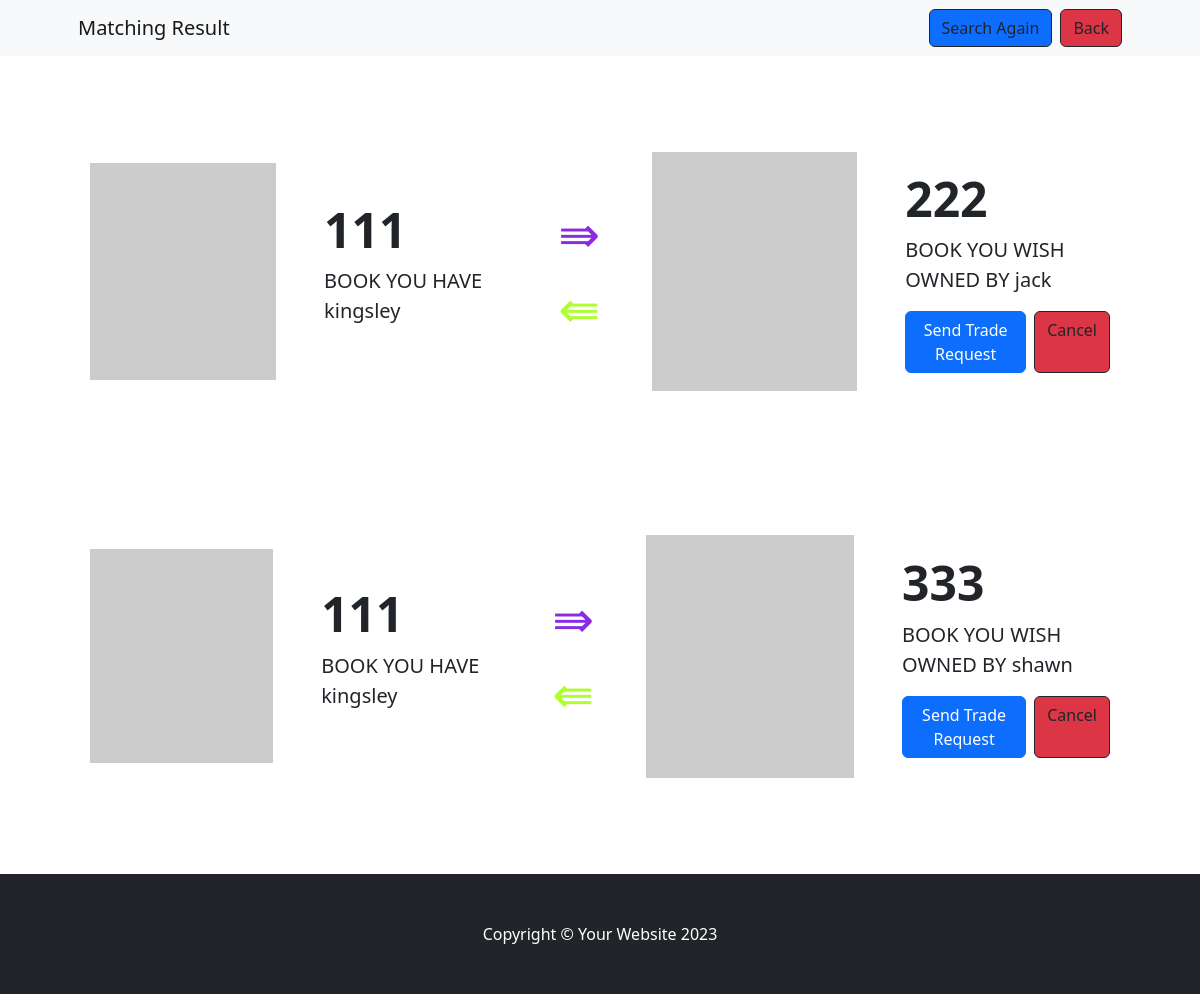
The page /search (signed in) on the database its author committed.
### main.py (models this page shows)
class OwnBook(db.Model):
    __tablename__ = "ownbooks"
    id = db.Column(db.Integer, primary_key=True)
    title = db.Column(db.String(250))
    author = db.Column(db.String(250))
    ISBN = db.Column(db.String(250))
    user_id = db.Column(db.Integer, db.ForeignKey('users.id'))
    status = db.Column(db.Integer, default=0)

class User(UserMixin, db.Model):
    __tablename__ = "users"
    id = db.Column(db.Integer, primary_key=True)
    email = db.Column(db.String(100), unique=True)
    password = db.Column(db.String(100))
    name = db.Column(db.String(100))
    wishbook = relationship('WishBook')
    ownhbook = relationship('OwnBook')
    sent_messages = db.relationship('Message', foreign_keys='Message.sender_id', backref='sender', lazy='dynamic')
    received_messages = db.relationship('Message', foreign_keys='Message.recipient_id', backref='recipient', lazy='dynamic')

class WishBook(db.Model):
    __tablename__ = "wishbooks"
    id = db.Column(db.Integer, primary_key=True)
    title = db.Column(db.String(250))
    author = db.Column(db.String(250))
    ISBN = db.Column(db.String(250))
    user_id = db.Column(db.Integer, db.ForeignKey('users.id'))
    status = db.Column(db.Integer, default=0)

### main.py (the view)
@app.route('/search')
def search():
    OwnBookAlias1 = aliased(OwnBook)
    WishBookAlias1 = aliased(WishBook)
    UserAlias1 = aliased(User)
    OwnBookAlias2 = aliased(OwnBook)
    WishBookAlias2 = aliased(WishBook)
    UserAlias2 = aliased(User)
    current_user_id = current_user.id
    matches = db.session.query(
        UserAlias1.id.label("owner1_id"),
        UserAlias1.name.label("owner1_name"),
        OwnBookAlias1.title.label("owned1_title"),
        WishBookAlias1.title.label("wish1_title"),
        UserAlias2.id.label("owner2_id"),
        UserAlias2.name.label("owner2_name"),
        OwnBookAlias2.title.label("owned2_title"),
        WishBookAlias2.title.label("wish2_title")
    )\
    .join(OwnBookAlias1, OwnBookAlias1.user_id == UserAlias1.id)\
    .join(WishBookAlias1, OwnBookAlias1.ISBN == WishBookAlias1.ISBN)\
    .join(OwnBookAlias2, OwnBookAlias2.user_id == UserAlias2.id)\
    .join(WishBookAlias2, OwnBookAlias2.ISBN == WishBookAlias2.ISBN)\
    .filter(OwnBookAlias1.user_id != WishBookAlias1.user_id)\
    .filter(OwnBookAlias2.user_id != WishBookAlias2.user_id)\
    .filter(OwnBookAlias1.user_id == WishBookAlias2.user_id)\
    .filter(OwnBookAlias2.user_id == WishBookAlias1.user_id)\
    .filter(UserAlias1.id == current_user_id)\
    .filter(UserAlias2.id != current_user_id)\
    .filter(OwnBookAlias1.status == 0)\
    .filter(WishBookAlias1.status == 0)\
    .filter(OwnBookAlias2.status == 0)\
    .filter(WishBookAlias2.status == 0)\
    .all()
    return render_template("search.html", matches=matches)

### main.py (called while the page is built)
@login_manager.user_loader
def load_user(user_id):
    return db.get_or_404(User, user_id)

### templates/search.html (shortened to what this page needs)
<!DOCTYPE html>
<html lang="en">
    <head>
        <link href="https://cdn.jsdelivr.net/npm/bootstrap-icons@1.5.0/font/bootstrap-icons.css" rel="stylesheet" />
        <link href="../static/css/styles3.css" rel="stylesheet" />
    </head>
    <body>
        <nav class="navbar navbar-expand-lg navbar-light bg-light">
            <div class="container px-4 px-lg-5">
                <a class="navbar-brand" href="#!">Matching Result</a>
                    <form class="d-flex">
                        <div class="text-center"><a class="btn bg-primary btn-outline-dark me-2" href="{{ url_for('searchagain') }}" >Search Again</a></div>
                        <div class="text-center"><a class="btn bg-danger btn-outline-dark" href="{{ url_for('ownlist') }}">Back</a></div>
                    </form>
                </div>
        </nav>
        {% if matches %}
    {% for match in matches %}
        <div class="container my-5">
            <div class="d-flex flex-row justify-content-between align-items-center">
                <section class="py-5 flex-fill">
                    <div class="container px-4 px-lg-5">
                        <div class="row gx-4 gx-lg-5 align-items-center">
                            <div class="col-md-6"><img class="card-img-top mb-5 mb-md-0" src="https://dummyimage.com/600x700/dee2e6/6c757d.jpg" alt="..." /></div>
                            <div class="col-md-6">
                                <h1 class="display-5 fw-bolder">{{ match.owned1_title }}</h1>
                                <p class="lead">BOOK YOU HAVE {{ match.owner1_name }}</p>
                            </div>
                        </div>
                    </div>
                </section>
                <div>
                    <span style="display: inline-block; color: blueviolet;  font-size: 50px;">&rAarr;</span>
                    <span style="display: inline-block; color: greenyellow; font-size: 50px;">&lAarr;</span>
                </div>
                <section class="py-5 flex-fill">
                    <div class="container px-4 px-lg-5">
                        <div class="row gx-4 gx-lg-5 align-items-center">
                            <div class="col-md-6"><img class="card-img-top mb-5 mb-md-0" src="https://dummyimage.com/600x700/dee2e6/6c757d.jpg" alt="..." /></div>
                            <div class="col-md-6">
                                <h1 class="display-5 fw-bolder">{{ match.wish2_title }}</h1>
                                <p class="lead">BOOK YOU WISH OWNED BY {{ match.owner2_name }}</p>
                                <div class="d-flex">
                                    <form action="{{ url_for('send_request') }}" method="post">
                                        <button type="submit" class="btn btn-primary me-2">Send Trade Request</button>
                                    </form>
                                    <a class="btn bg-danger btn-outline-dark" href="{{ url_for('ownlist') }}">Cancel</a>
                                </div>
                            </div>
                        </div>
                    </div>
                </section>
            </div>
        </div>
    {% endfor %}
{% else %}
    <p>No detailed matches found.</p>
{% endif %}
        <footer class="py-5 bg-dark">
            <div class="container"><p class="m-0 text-center text-white">Copyright &copy; Your Website 2023</p></div>
        </footer>
    </body>
</html>

### rows shown on the page
OwnBook: owned1_title "111", owner1_name "kingsley", wish2_title "222", owner2_name "jack", wish2_title "333", owner2_name "shawn"
